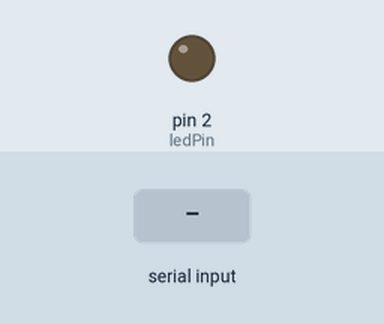
This sketch was run on a simulated Arduino Uno, built with avr-gcc and run on an emulated ATmega328P. Shown: output pins drawn as LEDs (lit = HIGH). The test bench sets the inputs (shaded band).

Above: at 1.2 s.
1.3 s: "1" received over Serial
At 1.7 s:
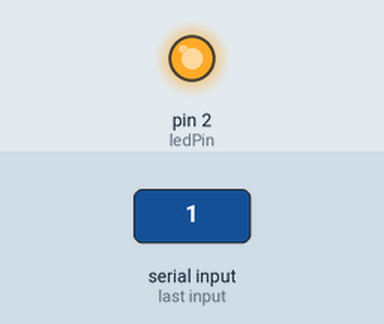
2.8 s: "0" received over Serial
At 4.0 s:
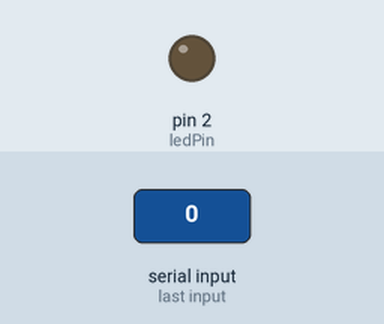
Timing chart, 0 to 5.8 s (numbered marks = the images above; inputs shaded):
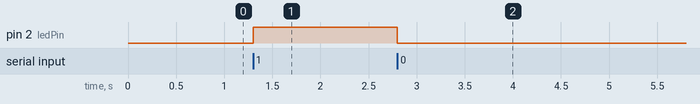

The sketch:

arduino.ino
```cpp
const int ledPin = 2;

void setup() {
  Serial.begin(9600);
  pinMode(ledPin, OUTPUT);
  digitalWrite(ledPin, LOW);
}

void loop() {
  if (Serial.available() > 0) {
    char receivedChar = Serial.read();
    if (receivedChar == '1') {
      digitalWrite(ledPin, HIGH);
    } else if (receivedChar == '0') {
      digitalWrite(ledPin, LOW);
    }
  }
}
```

Measured:
- after the input at 1.3 s, pin 2 (ledPin): LOW → HIGH at once
- after the input at 2.8 s, pin 2 (ledPin): HIGH → LOW at once
